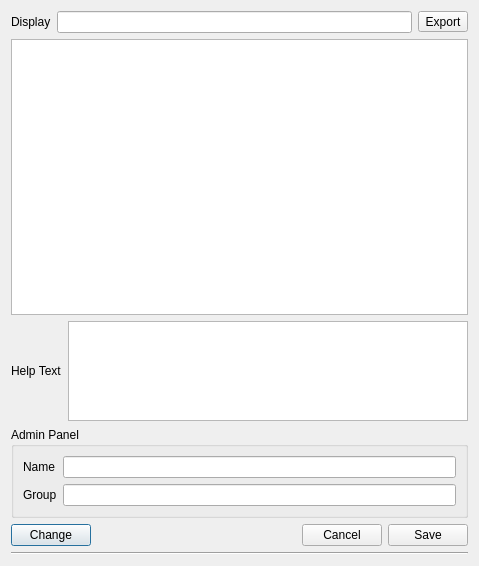
<?xml version="1.0" encoding="UTF-8"?>
<ui version="4.0">
 <class>ResourceDialog</class>
 <widget class="QDialog" name="ResourceDialog">
  <property name="geometry">
   <rect>
    <x>0</x>
    <y>0</y>
    <width>479</width>
    <height>566</height>
   </rect>
  </property>
  <property name="windowTitle">
   <string>Dialog</string>
  </property>
  <layout class="QVBoxLayout" name="verticalLayout">
   <item>
    <layout class="QHBoxLayout" name="horizontalLayout_2">
     <item>
      <widget class="QLabel" name="laDisplay">
       <property name="text">
        <string>Display</string>
       </property>
      </widget>
     </item>
     <item>
      <widget class="QLineEdit" name="txtDisplay"/>
     </item>
     <item>
      <widget class="QToolButton" name="btnExport">
       <property name="text">
        <string>Export</string>
       </property>
      </widget>
     </item>
    </layout>
   </item>
   <item>
    <widget class="QGraphicsView" name="gvView">
     <property name="sizePolicy">
      <sizepolicy hsizetype="Expanding" vsizetype="Expanding">
       <horstretch>1</horstretch>
       <verstretch>2</verstretch>
      </sizepolicy>
     </property>
     <property name="minimumSize">
      <size>
       <width>200</width>
       <height>200</height>
      </size>
     </property>
     <property name="autoFillBackground">
      <bool>true</bool>
     </property>
     <property name="backgroundBrush">
      <brush brushstyle="SolidPattern">
       <color alpha="255">
        <red>0</red>
        <green>122</green>
        <blue>0</blue>
       </color>
      </brush>
     </property>
     <property name="sceneRect">
      <rectf>
       <x>0.000000000000000</x>
       <y>0.000000000000000</y>
       <width>0.000000000000000</width>
       <height>0.000000000000000</height>
      </rectf>
     </property>
    </widget>
   </item>
   <item>
    <layout class="QHBoxLayout" name="horizontalLayout_4" stretch="0,0">
     <property name="sizeConstraint">
      <enum>QLayout::SetMinimumSize</enum>
     </property>
     <item>
      <widget class="QLabel" name="label_3">
       <property name="maximumSize">
        <size>
         <width>16777215</width>
         <height>100</height>
        </size>
       </property>
       <property name="text">
        <string>Help Text</string>
       </property>
      </widget>
     </item>
     <item>
      <widget class="QTextEdit" name="txtHelpText">
       <property name="minimumSize">
        <size>
         <width>0</width>
         <height>100</height>
        </size>
       </property>
       <property name="maximumSize">
        <size>
         <width>16777215</width>
         <height>100</height>
        </size>
       </property>
      </widget>
     </item>
    </layout>
   </item>
   <item>
    <widget class="QGroupBox" name="adminPanel">
     <property name="sizePolicy">
      <sizepolicy hsizetype="Preferred" vsizetype="Fixed">
       <horstretch>0</horstretch>
       <verstretch>2</verstretch>
      </sizepolicy>
     </property>
     <property name="title">
      <string>Admin Panel</string>
     </property>
     <layout class="QHBoxLayout" name="horizontalLayout_3">
      <item>
       <layout class="QGridLayout" name="gridLayout">
        <item row="3" column="0">
         <widget class="QLabel" name="label_2">
          <property name="text">
           <string>Group</string>
          </property>
         </widget>
        </item>
        <item row="2" column="0">
         <widget class="QLabel" name="label">
          <property name="text">
           <string>Name</string>
          </property>
         </widget>
        </item>
        <item row="3" column="1">
         <widget class="QLineEdit" name="txtGroup"/>
        </item>
        <item row="2" column="1">
         <widget class="QLineEdit" name="txtName"/>
        </item>
       </layout>
      </item>
     </layout>
    </widget>
   </item>
   <item>
    <layout class="QHBoxLayout" name="horizontalLayout">
     <item>
      <widget class="QPushButton" name="btnChange">
       <property name="text">
        <string>Change</string>
       </property>
      </widget>
     </item>
     <item>
      <spacer name="horizontalSpacer">
       <property name="orientation">
        <enum>Qt::Horizontal</enum>
       </property>
       <property name="sizeHint" stdset="0">
        <size>
         <width>40</width>
         <height>20</height>
        </size>
       </property>
      </spacer>
     </item>
     <item>
      <widget class="QPushButton" name="btnCancel">
       <property name="text">
        <string>Cancel</string>
       </property>
      </widget>
     </item>
     <item>
      <widget class="QPushButton" name="btnSave">
       <property name="text">
        <string>Save</string>
       </property>
      </widget>
     </item>
    </layout>
   </item>
   <item>
    <widget class="Line" name="line">
     <property name="orientation">
      <enum>Qt::Horizontal</enum>
     </property>
    </widget>
   </item>
  </layout>
 </widget>
 <resources/>
 <connections/>
</ui>
